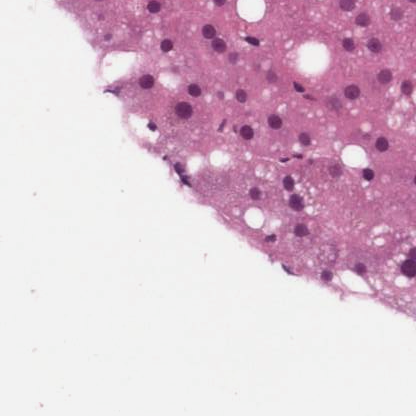
#> input picture train/image/1001031_60.png, 416 x 416 px, found by its file name; its folder holds only this picture in this run
$ jupyter execute --allow-errors lab03_stu_part1.ipynb   (shell and % lines are left out)
#> lines starting #> are read from the running program, lines starting #| are printed output that depends on the picture; after the words box and inside, x2 and y2 are one past the last pixel; in counts of white or black regions, pixels touching at a corner belong together; long printed decimals are rounded
## **Medical Image Processing**
### Lab 3 - Deep Learning

[cell 1]
# Google Drive
from google.colab import drive
drive.mount('/content/drive')

# ---------------------------------------------- Part #1 ----------------------------------------------

**1. Dataset extraction and visualization of a sample image**

[cell 2]
import os
import numpy as np
from PIL import Image
import matplotlib.pyplot as plt
from tqdm import tqdm

[cell 3]
# Install required tools and libraries

[cell 4]
# Directory that contains all the data/script of this lab
current_dir = '/content/drive/MyDrive/Colab Notebooks/eim/lab3'

[cell 5]
import rarfile

# Set paths
rar_file_path = os.path.join(current_dir,"HAM1000.rar")
extract_folder = current_dir

# Create extraction folder if it doesn't exist
if not os.path.exists(extract_folder):
    os.makedirs(extract_folder)

# Extract .rar file
#> (the rest of this cell did not finish here and is left out)

[cell 6]
# List of training images with corresponding manual masks
image_folder = os.path.join('/content/drive/MyDrive/Colab Notebooks/eim/lab3/HAM1000','train','image')
mask_folder = os.path.join('/content/drive/MyDrive/Colab Notebooks/eim/lab3/HAM1000','train','manual')

list_images = sorted([os.path.join(image_folder, f) for f in os.listdir(image_folder) if f.endswith('.png')])
#> (the rest of this cell did not finish here and is left out)

[cell 7]
# Plot a random image with its corresponding mask
idx = np.random.randint(0, len(list_images))
image = Image.open(list_images[idx])
#> image is the input picture: PIL image 416x416 RGB; mean R, G, B 218.5, 191.1, 207.5
#> (the rest of this cell did not finish here and is left out)

**2. Segmentation algorithm**

filtering -> equalization -> thresholding -> morphological operators -> largest connected component

*A. Gaussian filtering*

[cell 8]
import numpy as np
from PIL import Image
import matplotlib.pyplot as plt
from scipy.ndimage import gaussian_filter
from skimage import color

# Select a random image
image_path = list_images[np.random.randint(0, len(list_images))]
print(f"Immagine utilizzata: {os.path.basename(image_path)}")

# Read the image and process it
image = np.array(Image.open(image_path))
gray_image = color.rgb2gray(image)
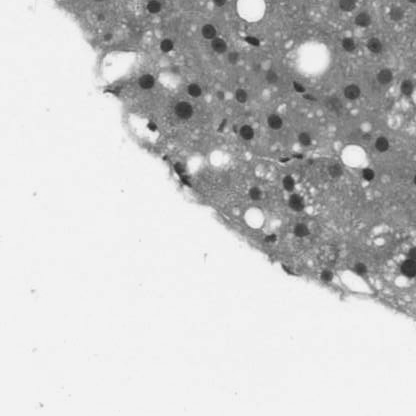
#> gray_image: shape (416, 416) float64; min 0.158, max 0.949, mean 0.777
smoothed_image = gaussian_filter(gray_image, sigma=2)

# Display the results
fig, (ax1, ax2) = plt.subplots(1, 2, figsize=(5, 3))
ax1.imshow(gray_image,  cmap = 'gray')
ax1.set_title("Original Grayscale")
ax2.imshow(smoothed_image, cmap = 'gray')
ax2.set_title("Smoothed Image")

for ax in (ax1, ax2):
    ax.axis('off')

plt.tight_layout()
plt.show()
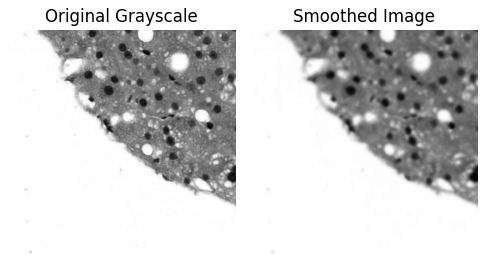
#> figure drawn by matplotlib, 2 panels

print(f"Image shape: {image.shape}")
#| Image shape: (416, 416, 3)
print(f"Grayscale shape: {gray_image.shape}")
#| Grayscale shape: (416, 416)

*B: Equalization*

[cell 9]
from skimage import exposure

# Adaptive histogram equalization
equalized_image = exposure.equalize_adapthist(smoothed_image, clip_limit=0.03)
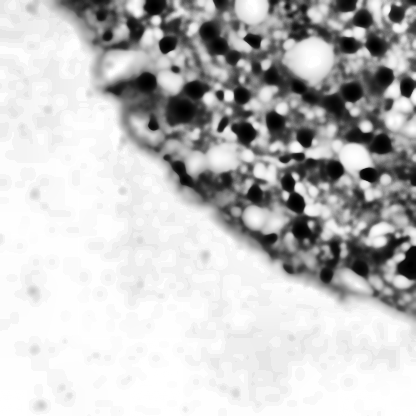
#> equalized_image: shape (416, 416) float64; min 0, max 1, mean 0.759

# Display the processed images
fig, ax = plt.subplots(1, 3, figsize=(5, 3))

ax[0].imshow(gray_image, cmap='gray')
ax[0].set_title("Grayscale Image")
ax[0].axis('off')

ax[1].imshow(smoothed_image, cmap='gray')
ax[1].set_title("Smoothed Image")
ax[1].axis('off')

ax[2].imshow(equalized_image, cmap='gray')
ax[2].set_title("Equalized Image")
ax[2].axis('off')

plt.tight_layout()
plt.show()
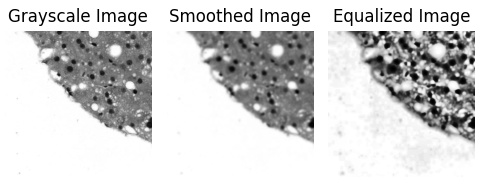
#> figure drawn by matplotlib, 3 panels

*C. Thresholding*

[cell 10]
from skimage import filters

# Identify Otsu threshold
thresh = filters.threshold_otsu(equalized_image)
#> thresh = 0.627
print("Threshold:", thresh)
#| Threshold: 0.627

fig, ax = plt.subplots(1, 1, figsize=(5, 3))
ax.hist(equalized_image.ravel(), bins=256, density=True)
ax.axvline(thresh, color='r')
ax.set_xlim([0, 1])
plt.show()
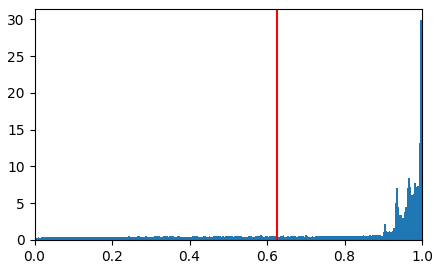
#> figure drawn by matplotlib, 1 panel; tallest bar 29.92 high, from x = 0.996 to 1

# Apply threshold to the image (the mask should be white over dark regions of the image)
binary_image = equalized_image < thresh
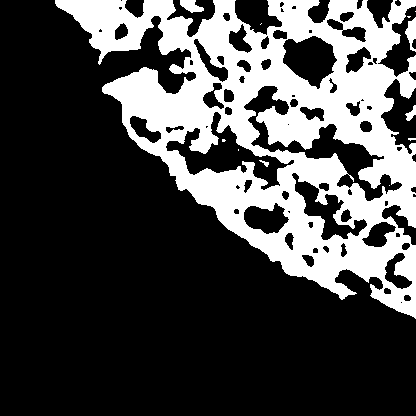
#> binary_image: shape (416, 416) bool; 28.4% white; 12 white regions (7 under 20 px), largest, box (x1, y1, x2, y2) and area: (55, 0, 416, 319) 48526, (405, 17, 416, 52) 217, (180, 0, 204, 13) 196, (405, 105, 416, 121) 85, (259, 160, 269, 167) 30

# Display the segmented image
fig, ax = plt.subplots(1, 2, figsize=(5, 3))
ax[0].imshow(equalized_image, cmap='gray')
ax[0].set_title("Equalized Image")
ax[1].imshow(binary_image, cmap='gray')
ax[1].set_title("Binary Image")
plt.show()

*D. Morphological operations and final segmentation*

[cell 11]
from skimage import filters, morphology, measure

# Apply morphological operations to clean the image
cleaned_image = morphology.binary_opening(
    morphology.binary_closing(binary_image, morphology.disk(5)),
    morphology.disk(5)
)
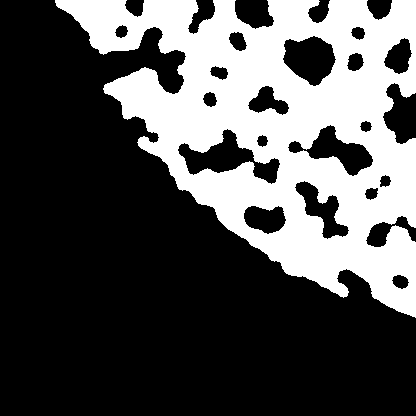
#> cleaned_image: shape (416, 416) bool; 32.4% white; 1 white region, box (x1, y1, x2, y2) and area: (55, 0, 416, 318) 56125

# Identify the largest connected component
label_image = measure.label(cleaned_image)
#> label_image: shape (416, 416) int32; values 0 (black) and 1 (white), 32.4% white; 1 white region
regions = measure.regionprops(label_image)
#> regions = 1 regions; box (x1, y1, x2, y2) and area: (55, 0, 416, 318) 56125
lesion_mask = label_image == (max(regions, key=lambda r: r.area).label if regions else 0)

# Display the results
fig, ax = plt.subplots(2, 3, figsize=(6, 4))

ax[0][0].imshow(equalized_image, cmap='gray')
ax[0][0].set_title("Equalized Image")
ax[0][0].axis('off')

ax[0][1].imshow(binary_image, cmap='gray')
ax[0][1].set_title("Binary Image")
ax[0][1].axis('off')

ax[0][2].imshow(cleaned_image, cmap='gray')
ax[0][2].set_title("Cleaned Image")
ax[0][2].axis('off')

ax[1][0].imshow(label_image, cmap='nipy_spectral')
ax[1][0].set_title("Label Image")
ax[1][0].axis('off')

ax[1][1].imshow(lesion_mask, cmap='gray')
ax[1][1].set_title("Lesion Mask")
ax[1][1].axis('off')

ax[1][2].imshow(image)
ax[1][2].set_title("Original Image")
ax[1][2].axis('off')

plt.tight_layout()
plt.show()

$ run again, on train/image/1001140_41.png
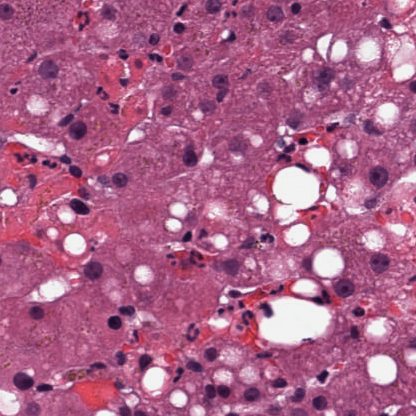
#> input picture train/image/1001140_41.png, 416 x 416 px, found by its file name
#> image is the input picture: PIL image 416x416 RGB; mean R, G, B 171.5, 99.1, 137.3
#| Image shape: (416, 416, 3)
#| Grayscale shape: (416, 416)
#> thresh = 0.506
#| Threshold: 0.5059
#> binary_image: shape (416, 416) bool; 49.2% white; 94 white regions (37 under 20 px), largest, box (x1, y1, x2, y2) and area: (0, 0, 416, 416) 59286, (0, 126, 201, 216) 5851, (288, 311, 416, 416) 5022
#> cleaned_image: shape (416, 416) bool; 57.9% white; 24 black regions
#> `label_image = measure.label(cleaned_image)`:
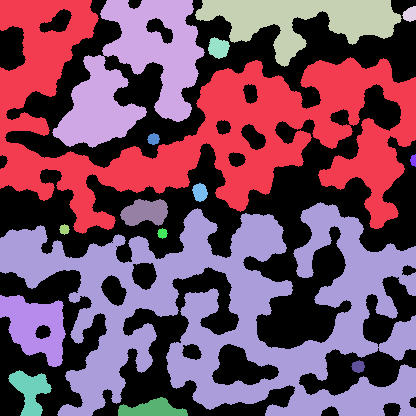
#> label_image: shape (416, 416) int32; 17 distinct labels, from 0 to 16; one colour per label, 0 black
#> regions = 16 regions; largest, box (x1, y1, x2, y2) and area: (0, 202, 416, 416) 40676, (0, 0, 416, 234) 34778, (52, 0, 205, 148) 11338, (195, 0, 402, 67) 6458, (0, 295, 66, 367) 2914
#> `lesion_mask = label_image == (max(regions, key=lambda r: r.area).label..`:
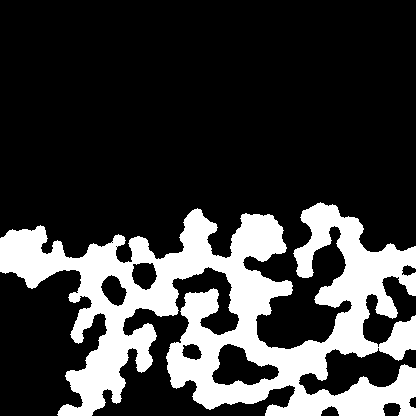
#> lesion_mask: shape (416, 416) bool; 23.5% white; 1 white region, box (x1, y1, x2, y2) and area: (0, 202, 416, 416) 40676

$ run again, on train/image/1001451_65.png
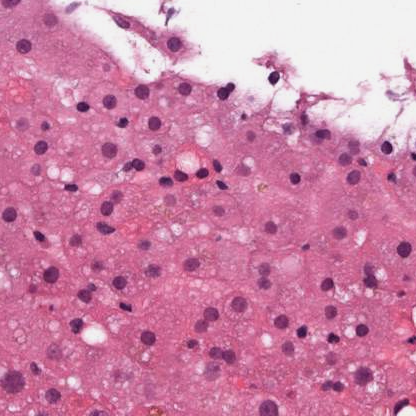
#> input picture train/image/1001451_65.png, 416 x 416 px, found by its file name
#> image is the input picture: PIL image 416x416 RGB; mean R, G, B 203.7, 131.8, 167.5
#| Image shape: (416, 416, 3)
#| Grayscale shape: (416, 416)
#> thresh = 0.541
#| Threshold: 0.541
#> binary_image: shape (416, 416) bool; 47.8% white; 60 white regions (26 under 20 px), largest, box (x1, y1, x2, y2) and area: (0, 0, 416, 416) 70620, (0, 304, 117, 416) 5396, (100, 0, 193, 64) 2261
#> cleaned_image: shape (416, 416) bool; 56.8% white; 32 black regions (1 under 20 px)
#> `label_image = measure.label(cleaned_image)`:
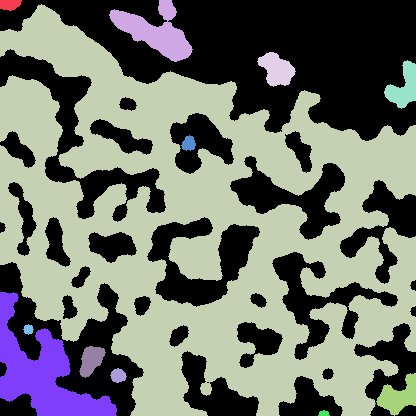
#> label_image: shape (416, 416) int32; 13 distinct labels, from 0 to 12; one colour per label, 0 black
#> regions = 12 regions; largest, box (x1, y1, x2, y2) and area: (0, 4, 416, 416) 86539, (0, 292, 117, 416) 5705, (109, 0, 193, 62) 2266, (376, 373, 416, 416) 927, (384, 60, 416, 109) 839
#> `lesion_mask = label_image == (max(regions, key=lambda r: r.area).label..`:
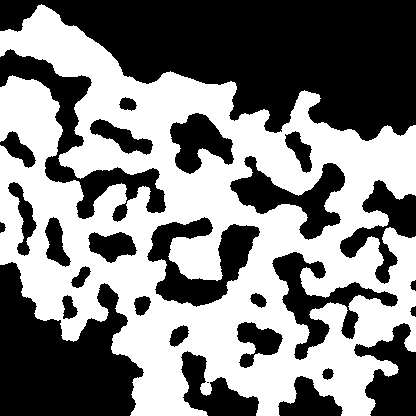
#> lesion_mask: shape (416, 416) bool; 50% white; 29 black regions (1 under 20 px), largest, box (x1, y1, x2, y2) and area: (0, 0, 416, 141) 34868, (0, 262, 144, 416) 13894, (0, 49, 166, 222) 6107

$ run again, on train/image/1001455_96.png
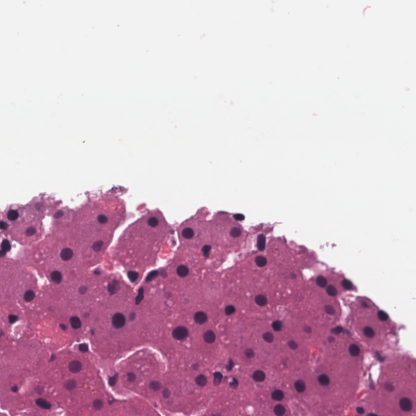
#> input picture train/image/1001455_96.png, 416 x 416 px, found by its file name
#> image is the input picture: PIL image 416x416 RGB; mean R, G, B 207.7, 173.7, 193.1
#| Image shape: (416, 416, 3)
#| Grayscale shape: (416, 416)
#> thresh = 0.658
#| Threshold: 0.6582
#> binary_image: shape (416, 416) bool; 33.6% white; 7 white regions (5 under 20 px), largest, box (x1, y1, x2, y2) and area: (0, 185, 416, 416) 55688, (114, 204, 175, 283) 2356
#> `cleaned_image = morphology.binary_opening( morphology.binary_closing(b..`:
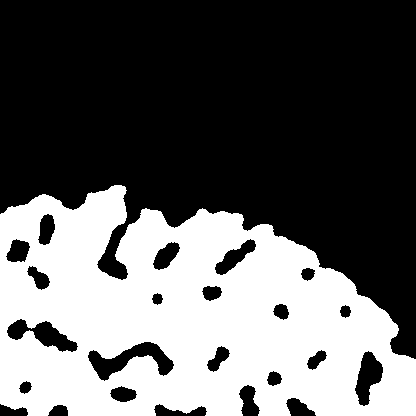
#> cleaned_image: shape (416, 416) bool; 38% white; 1 white region, box (x1, y1, x2, y2) and area: (0, 185, 416, 416) 65725
#> label_image: shape (416, 416) int32; values 0 (black) and 1 (white), 38% white; 1 white region
#> regions = 1 regions; box (x1, y1, x2, y2) and area: (0, 185, 416, 416) 65725
